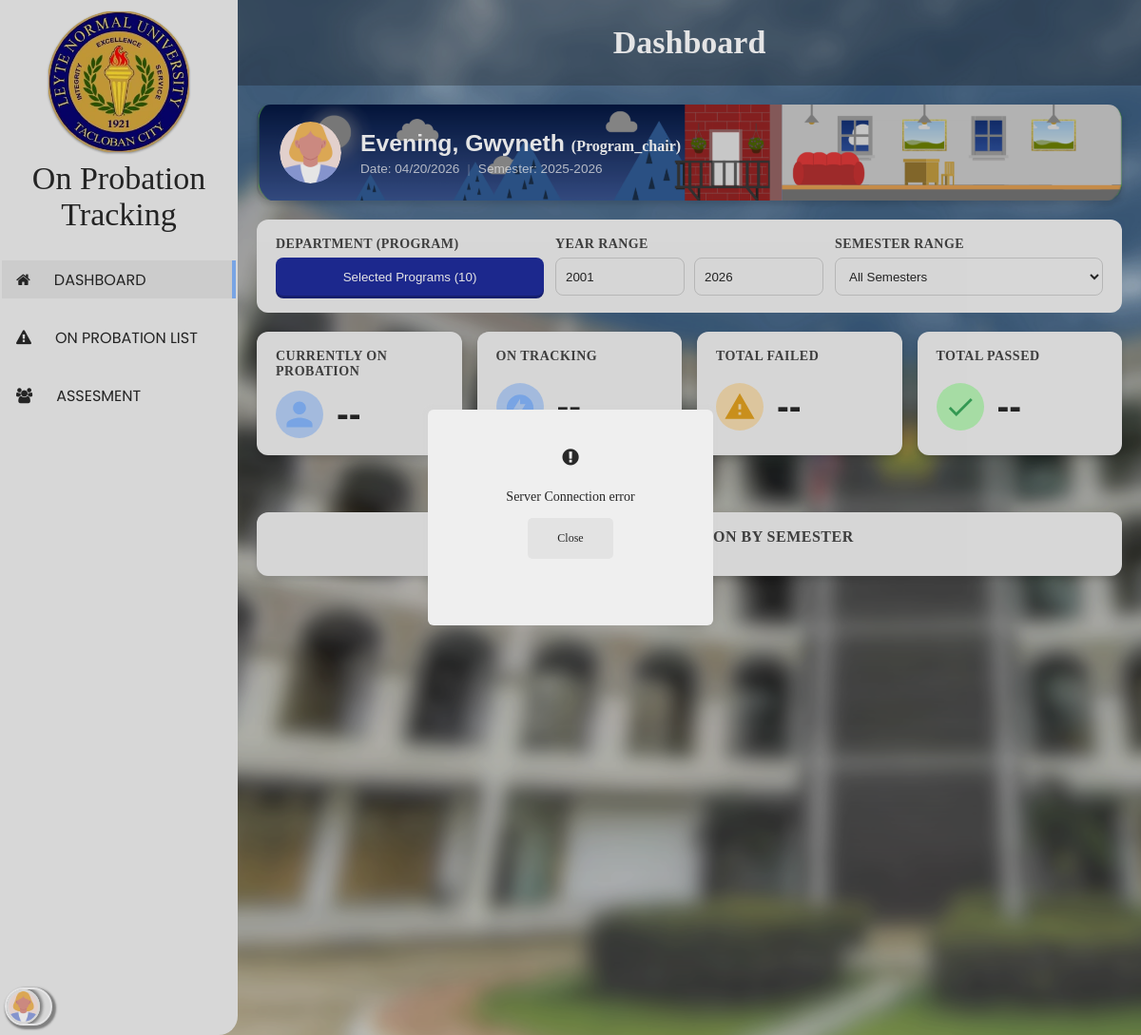
Before: / (signed in) with the older database file.
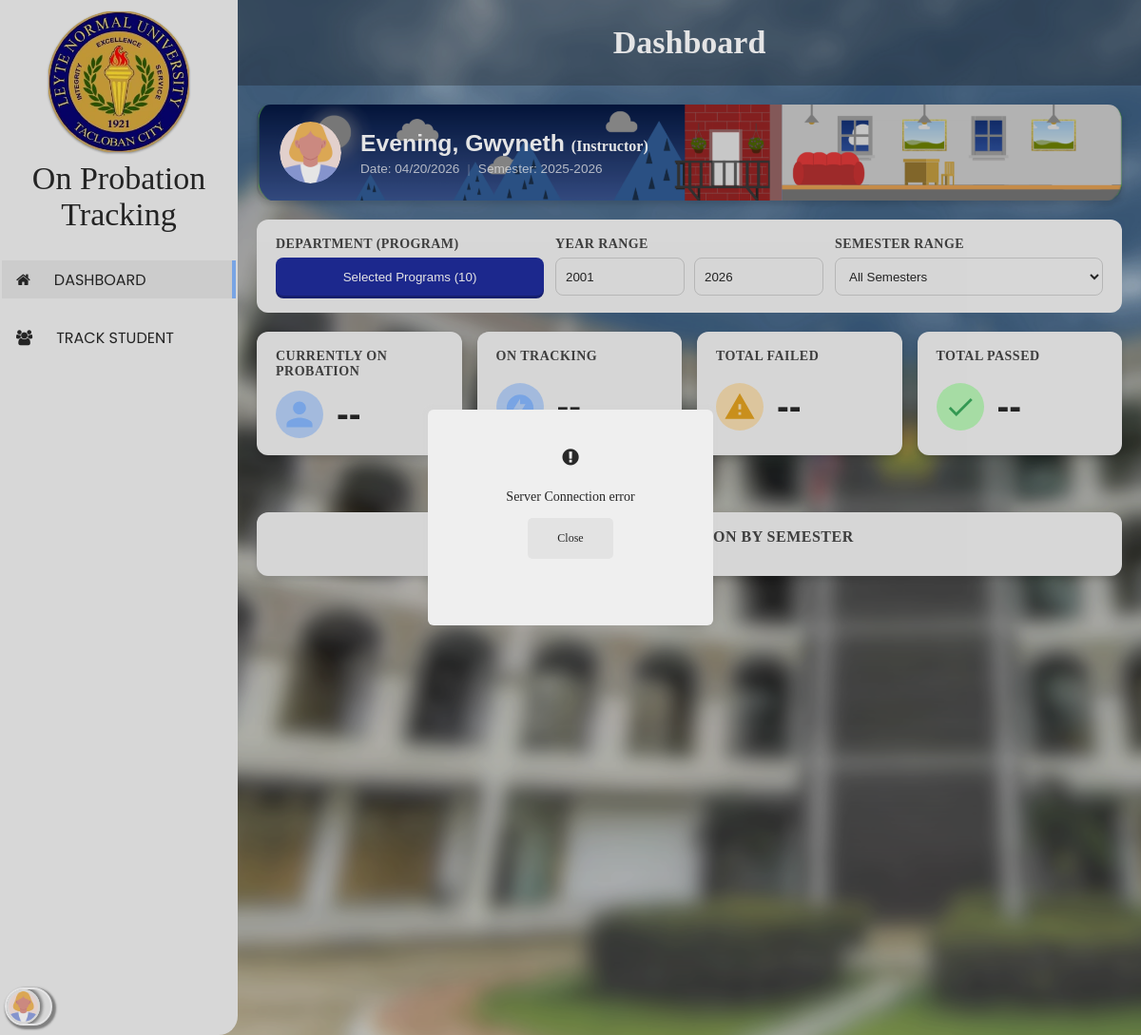
After: the same page with the newer database file.
### website/models.py (models this page shows, shortened)
class Users(db.Model, UserMixin):
    user_id = db.Column(db.Integer, primary_key=True)
    username = db.Column(db.String(50))
    email = db.Column(db.String(150), unique=True)
    password = db.Column(db.String(150))
    status = db.Column(db.String(50))
    avatar = db.Column(db.String(50))
    type = db.Column(db.Integer, db.ForeignKey('user_type.type_id'))
    misc = db.Column(db.String(1024))
    date = db.Column(db.DateTime(timezone=True), default=manila_time)

class UserType(db.Model):
    type_id = db.Column(db.Integer, primary_key=True)
    type = db.Column(db.String(50))# e.g. instructor, dean, associate_dean

### website/views.py (the view)
@views.route('/', methods=['GET', 'POST'])
def home():
    page = 'home'
    if not current_user.is_authenticated:
        return render_template("login.html", user=current_user, page=page)
    if current_user.status != 'confirmed':
        flash(category="warning",message="Please Activate your Account Email")
    return render_template("dashboard.html", user=current_user, page=page)

### website/templates/dashboard.html (shortened to what this page needs)
{% extends "base.html" %} {% block title%} Home {% endblock %} {% block
extra_css %}
<link
  rel="stylesheet"
  href="{{ url_for('static', filename='css/daimofuu_titlebar.css') }}"
/>
<link
  rel="stylesheet"
  href="{{ url_for('static', filename='css/daimofuu_buttons.css') }}"
/>
<link
  rel="stylesheet"
  href="{{ url_for('static', filename='css/main_home_dash.css') }}"
/>
<link
  rel="stylesheet"
  href="{{ url_for('static', filename='css/daimofuu_formeditor.css') }}"
/>
<link
  rel="stylesheet"
  href="{{ url_for('static', filename='css/daimofuu_fancylabel.css') }}"
/>
{% endblock %} {% block contents %}
{% if page == "preview" and not current_user.is_authenticated %}
<div
  class="df_titlebar_main_con third_background_faded primary_color_invert custom_pinned"
>
  <div class="title_text_big">
    <div class="logo_title_con"></div>
  </div>
  <div class="nav_buttons_top">
    <div class="nav_button_entry" onclick="go_to('login')">Login</div>
    <div class="nav_button_entry active">Preview</div>
    <div class="nav_button_entry" onclick="go_to('about')">About</div>
  </div>
</div>
{% else %}
<div
  class="df_titlebar_main_con center third_background_faded primary_color_invert glass"
  id="dash_title_top"
>
  <div class="title_container">
    <div class="text_banner big">Dashboard</div>
  </div>
</div>
{% endif %}
<div id="dash_contents" class="primary_color">
  {% include ('fragments/main_dash.html') %} {% include
  ('fragments/main_chart.html') %}
</div>
{% endblock %}

### website/templates/base.html (shortened to what this page needs)
<!DOCTYPE html>
<html lang="en">
<head>
	<link rel="stylesheet" href="{{ url_for('static', filename='css/main.css') }}">
	<link rel="stylesheet" href="{{ url_for('static', filename='css/daimofuu_sidebar.css') }}">
	<link rel="stylesheet" href="{{ url_for('static', filename='css/modal_styles.css') }}">
	<link rel="stylesheet" href="{{ url_for('static', filename='css/modal_views.css') }}">
	<link rel="stylesheet" href="{{ url_for('static', filename='css/account_card.css') }}">
	<link rel="stylesheet" href="{{ url_for('static', filename='css/typography.css') }}">
	{% block extra_css %} {% endblock %}
	<link id='' rel="stylesheet" href="{{ url_for('static', filename='css/loader.css') }}">
	{% if get_theme() == 'dark' %}
	<link  id='theme' rel="stylesheet" href="{{ url_for('static', filename='css/coloring_dark.css') }}">
	{% else %}
	<link  id='theme' rel="stylesheet" href="{{ url_for('static', filename='css/coloring.css') }}">
	{% endif %}
	<link rel="stylesheet" href="{{ url_for('static', filename='css/font-awesome.css') }}">
</head>
<body class="primary_background primary_color" id="main_body">
		<div class="main_container_side_bar">
			<div class="sidebar_container_dynamic primary_background" id="df_sidebar">
				<div class="sidabar_buttons_con primary_background">
					<div class="sidebar_box_con logo_contianer">
						<div class="rounded_logo_ "> </div>
						<div class="big onside_title"> On Probation Tracking </div>
					</div>
		<div class="sidebar_box_con">
			<div class="sidebar_button df_button active primary_color" onclick="closeAllPages();activate(this);" tooltip="Close All pages and go back to Home"> <span class="fa fa-home"> </span>
			<span class="normal nav_text"> Dashboard </span>
			</div>
		</div>
{%if current_user.is_authenticated %}
		{% if current_user.type == 4 %}
		<div class="sidebar_box_con" >
			<div class="sidebar_button df_button primary_color" onclick="showUserManageTable(this);" > <span class="fa fa-users" tooltip="Manage User Roles / Add User"> </span> <span class="normal nav_text"> User Management </span> </div>
		</div>
		<div class="sidebar_box_con" >
			<div class="sidebar_button df_button primary_color" onclick="showSubjectManagementPage(this);" > <span class="fa fa-book" tooltip="Manage User Roles / Add User"> </span> <span class="normal nav_text"> Manage Subjects </span> </div>
		</div>
		<div class="sidebar_box_con" >
			<div class="sidebar_button df_button primary_color" onclick="
			showSettingsPage(this);" > <span class="fa fa-cogs" tooltip="Open the page for Settings"> </span> <span class="normal nav_text"> Settings </span> </div>
		</div>
		{% elif current_user.type == 3 %}
		<div class="sidebar_box_con" >
			<div class="sidebar_button df_button primary_color" onclick="showOnProbTable(this);" > <span class="fa fa-exclamation-triangle" tooltip="Open Onprobation List"> </span> <span class="normal nav_text"> On probation List </span> </div>
		</div>
		<div class="sidebar_box_con" >
			<div class="sidebar_button df_button primary_color" onclick="showAssessmentTable(this);" tooltip="Go to Assessment Page"> <span class="fa fa-users"> </span> <span class="normal nav_text"> Assesment </span> </div>
		</div>
		{% else %}
		<div class="sidebar_box_con" >
			<div class="sidebar_button df_button primary_color" onclick="showTrackingTable(this);" tooltip="Go to Student Tracking Page"> <span class="fa fa-users"> </span> <span class="normal nav_text"> Track Student </span> </div>
		</div>
		{% endif %}
{% endif %}
				<div class="sidebar_box_con user_contianer"> </div>
				</div>
				<div class="sidebar_contents_container">
				</div>
			</div>
			<div class="general_container_ primary_color_invert " id="general_container">
				{% block contents %}
				{%endblock%}
			</div>
			<div class="user_capsule_container primary_background primary_color" onclick="togle_dia_user(this);">
				<div class="mini_icon_con">
					{% if current_user.is_authenticated %}
					<img class="_icon_user_" src="{{ url_for('static', filename='images/'+current_user.avatar+'.png') }}" alt="user-icon"/>
					{% else %}
					<img class="_icon_user_" src="{{url_for('static',  filename='images/person_user.png') }}" alt="user-icon"/>
					{% endif %}
				</div>
			</div>
		</div>
</body>
</html>

### website/templates/fragments/main_dash.html (shortened to what this page needs)
<link
  rel="stylesheet"
  href="{{ url_for('static', filename='css/main_home_dash.css') }}"
/>
<div class="dash_contents_con">
  <div class="dash_greeting_banner primary_background" id="dash_greeting_banner">
<div class="dash_greeting_avatar">
  <img
    src="{% if current_user.is_authenticated %}
            {{ url_for('static', filename='images/' + current_user.avatar + '.png') }}
         {% else %}
            {{ url_for('static', filename='images/user.png') }}
         {% endif %}"
    alt="User Avatar"
    class="greeting_avatar_img"
    onerror="
      this.style.background = '#4a5a9a';
      this.src = '';
      this.onerror = null;
    "
  />
</div>
<div class="dash_greeting_text">
  <div class="dash_greeting_name primary_color_invert">
    <span id="dash_greeting_time">Hello</span>,
    {% if current_user.is_authenticated %}
      {{ current_user.username }} <span class="role_text normal">({{ get_user_type(current_user.type).type }})</span>
    {% else %}
      Visitor
    {% endif %}
  </div>
  <div class="dash_greeting_meta primary_color_invert">
    <span>Date: <span id="dash_today_date">--/--/----</span></span>
    <span class="meta_sep">|</span>
    <span>Semester: <span id="dash_semester">----</span></span>
  </div>
</div>
    <div class="bg_banner"></div>
  </div>
<div class=" filter_bar">
  <section class="chart_filter_bar">
  <div class="chart_filter_item">
    <label
      class="chart_filter_label primary_color bold small "
      for="probation-filter-program"
      >Department (Program)</label
    >
    <input type="button"
	class="df_button flexed full_width secondary_background primary_color_invert"
      id="probation-filter-program"
      class="chart_filter_select primary_color"
	  value="Select Programs"
	  onclick='showModalContent("department_modal");'
    />
  </div>
  <div class="chart_filter_item ">
    <label
      class="chart_filter_label primary_color bold small"
      for="year_filter_start"
      >Year Range</label
    >
    <div class="flexed padded_gap input_styles">
      <input
      id="year_filter_start"
      class="chart_filter_select primary_color "
      type="number"
      name="year"
      min="1921"
      value="2001"
	  onchange="applyFilterRange();"
    >
    <input
      id="year_filter_end"
      class="chart_filter_select primary_color"
      type="number"
      value="2000"
      name="year"
      min="1900"
	  onchange="applyFilterRange();"
    >
    </div>
  </div>
  <div class="chart_filter_item input_styles">
    <label
      class="chart_filter_label primary_color bold small"
      for="probation-filter-semester"
      >Semester Range</label
    >
    <select
      id="probation_filter_semester"
      class="chart_filter_select primary_color"
	  onchange="getSemServerData();"
    >
      <option value="all">All Semesters</option>
    </select>
  </div>
</section>
</div>
  <div class="dash_cards_grid">
    <div class="dash_stat_card primary_background">
      <div class="dash_stat_label primary_color small">
        Currently on Probation
      </div>
      <div class="dash_stat_body">
        <span class="dash_stat_icon secondary_color">
          <svg xmlns="http://www.w3.org/2000/svg" viewBox="0 0 24 24" fill="currentColor">
            <path d="M12 12c2.7 0 4.8-2.1 4.8-4.8S14.7 2.4 12 2.4 7.2 4.5 7.2 7.2 9.3 12 12 12zm0 2.4c-3.2 0-9.6 1.6-9.6 4.8v2.4h19.2v-2.4c0-3.2-6.4-4.8-9.6-4.8z"/>
          </svg>
        </span>
        <span class="dash_stat_number primary_color" id="stat_probation">
        </span>
      </div>
    </div>
    <div class="dash_stat_card primary_background">
      <div class="dash_stat_label primary_color small">On Tracking</div>
      <div class="dash_stat_body">
        <span class="dash_stat_icon secondary_color">
          <svg xmlns="http://www.w3.org/2000/svg" viewBox="0 0 24 24" fill="currentColor">
            <path d="M12 3C6.48 3 2 7.48 2 13s4.48 10 10 10 10-4.48 10-10S17.52 3 12 3zm-1 15v-4H7l5-8v4h4l-5 8z"/>
          </svg>
        </span>
        <span class="dash_stat_number primary_color" id="stat_tracking">
        </span>
      </div>
    </div>
    <div class="dash_stat_card primary_background">
      <div class="dash_stat_label primary_color small">Total Failed</div>
      <div class="dash_stat_body">
        <span class="dash_stat_icon dash_stat_icon_warn">
          <svg xmlns="http://www.w3.org/2000/svg" viewBox="0 0 24 24" fill="currentColor">
            <path d="M1 21h22L12 2 1 21zm12-3h-2v-2h2v2zm0-4h-2v-4h2v4z"/>
          </svg>
        </span>
        <span class="dash_stat_number primary_color" id="stat_failed">
        </span>
      </div>
    </div>
    <div class="dash_stat_card primary_background">
      <div class="dash_stat_label primary_color small">Total Passed</div>
      <div class="dash_stat_body">
        <span class="dash_stat_icon dash_stat_icon_success">
          <svg xmlns="http://www.w3.org/2000/svg" viewBox="0 0 24 24" fill="currentColor">
            <path d="M9 16.17L4.83 12l-1.42 1.41L9 19 21 7l-1.41-1.41z"/>
          </svg>
        </span>
        <span class="dash_stat_number primary_color" id="stat_passed">
        </span>
      </div>
    </div>
  </div>
</div>

### website/templates/fragments/main_chart.html (shortened to what this page needs)
<section class="padded_container">
  <div class="primary_background" id="probation_chart_con">
    <div class="primary_color normal chart_title bold big centered">
      Students on Probation by Semester
    </div>
  </div>
</section>

Changed rows visible on the page:
changed Users "Gwyneth": type 3 → 1 (drawn); type.type "Program_chair" → "Instructor"
Other visible differences:
text no longer shown: "ON PROBATION LIST ASSESMENT"
text now shown: "TRACK STUDENT"
